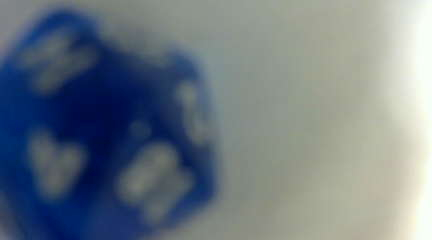
%> input picture camA.jpg, 432 x 240 px
$ octave edgeDetect.m   (GNU Octave 9; MATLAB toolbox functions it lacks are replaced by stand-ins)
%> lines starting %> are read from the running program, lines starting %| are printed output that depends on the picture; in (x1, y1, x2, y2) boxes, pixels count from 0 and x2, y2 are one past the last pixel; in counts of white or black regions, pixels touching at a corner belong together; the program's own positions count from 1
pkg load image
clear; clc; close all;

i = imread('camA.jpg');
%> i is the input picture: size 240x432x3 uint8; mean R, G, B 110.3, 121.5, 130.9
I = rgb2gray(i);
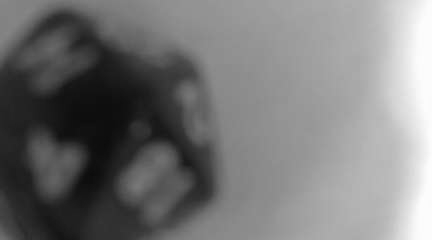
%> I: size 240x432 uint8; min 11, max 254, mean 119.2
BW1 = edge(I,'prewitt');
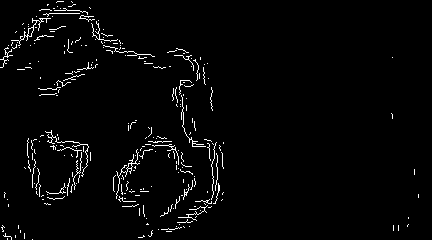
%> BW1: size 240x432 logical; 2.6% white in thin lines or dots
BI1 = imfill(BW1, 'holes');
%> BI1: size 240x432 logical; 2.6% white in thin lines or dots
imwrite(BW1, 'aEdge.jpg');


i2 = imread('camB.jpg');
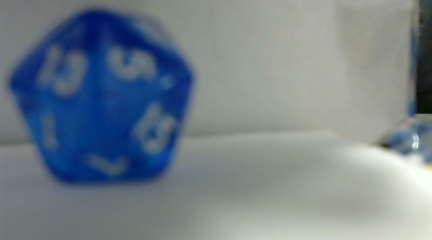
%> input picture camB.jpg, 432 x 240 px
%> i2 is the input picture: size 240x432x3 uint8; mean R, G, B 116.4, 128.6, 137.6
I2 = rgb2gray(i2);
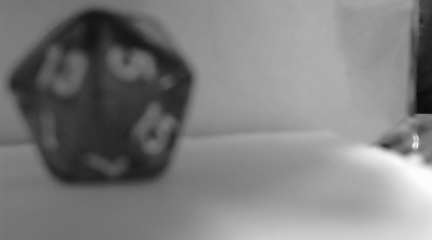
%> I2: size 240x432 uint8; min 9, max 253, mean 126
BW2 = edge(I2,'prewitt');
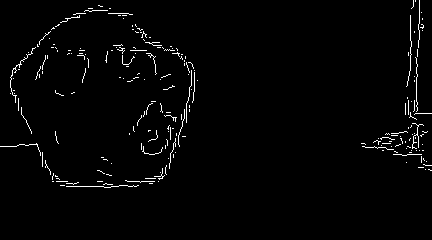
%> BW2: size 240x432 logical; 1.9% white in thin lines or dots, all inside (x1, y1, x2, y2) = (0, 0, 432, 188)
BI2 = imfill(BW2, 'holes');
imwrite(BW2, 'bEdge.jpg');
